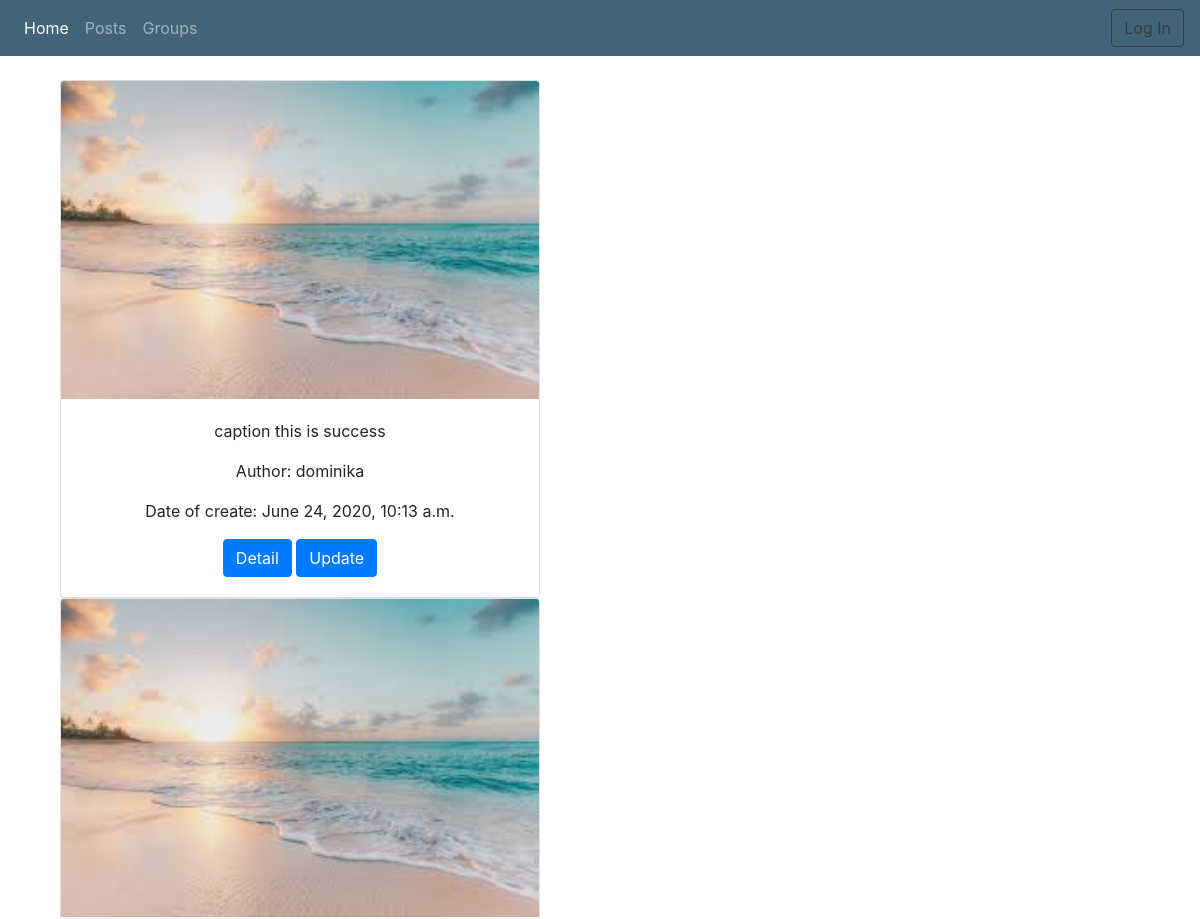
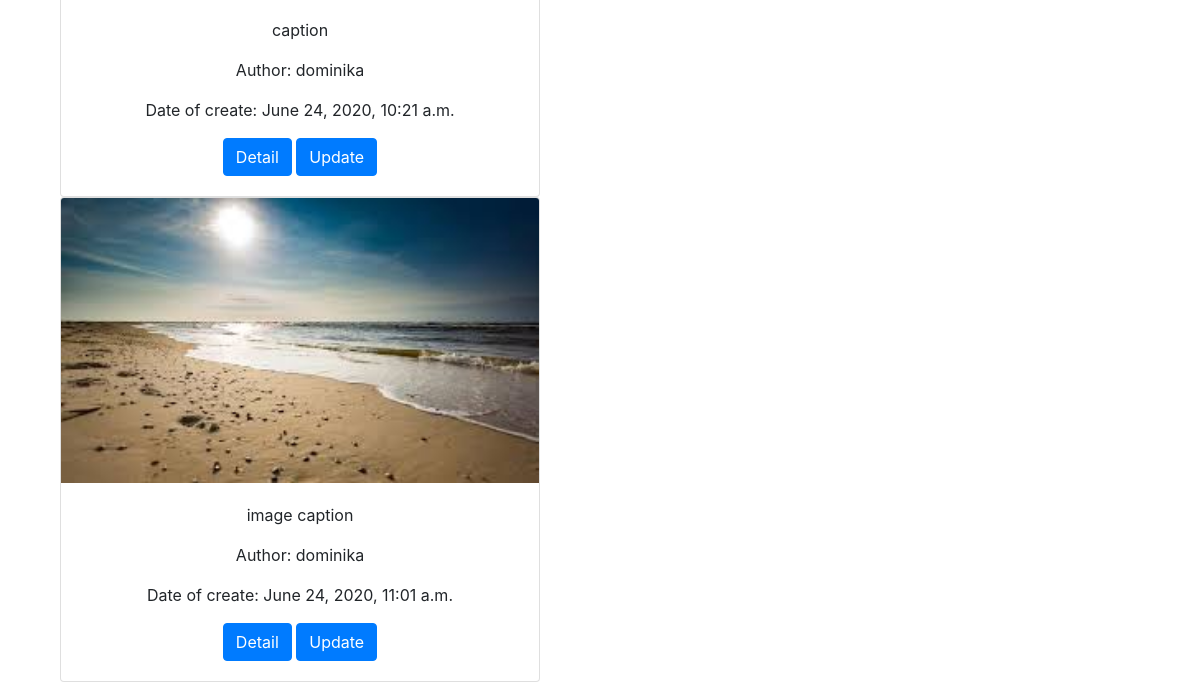
/posts/list/, run on an earlier commit of the app's database (2 pictures, top to bottom).
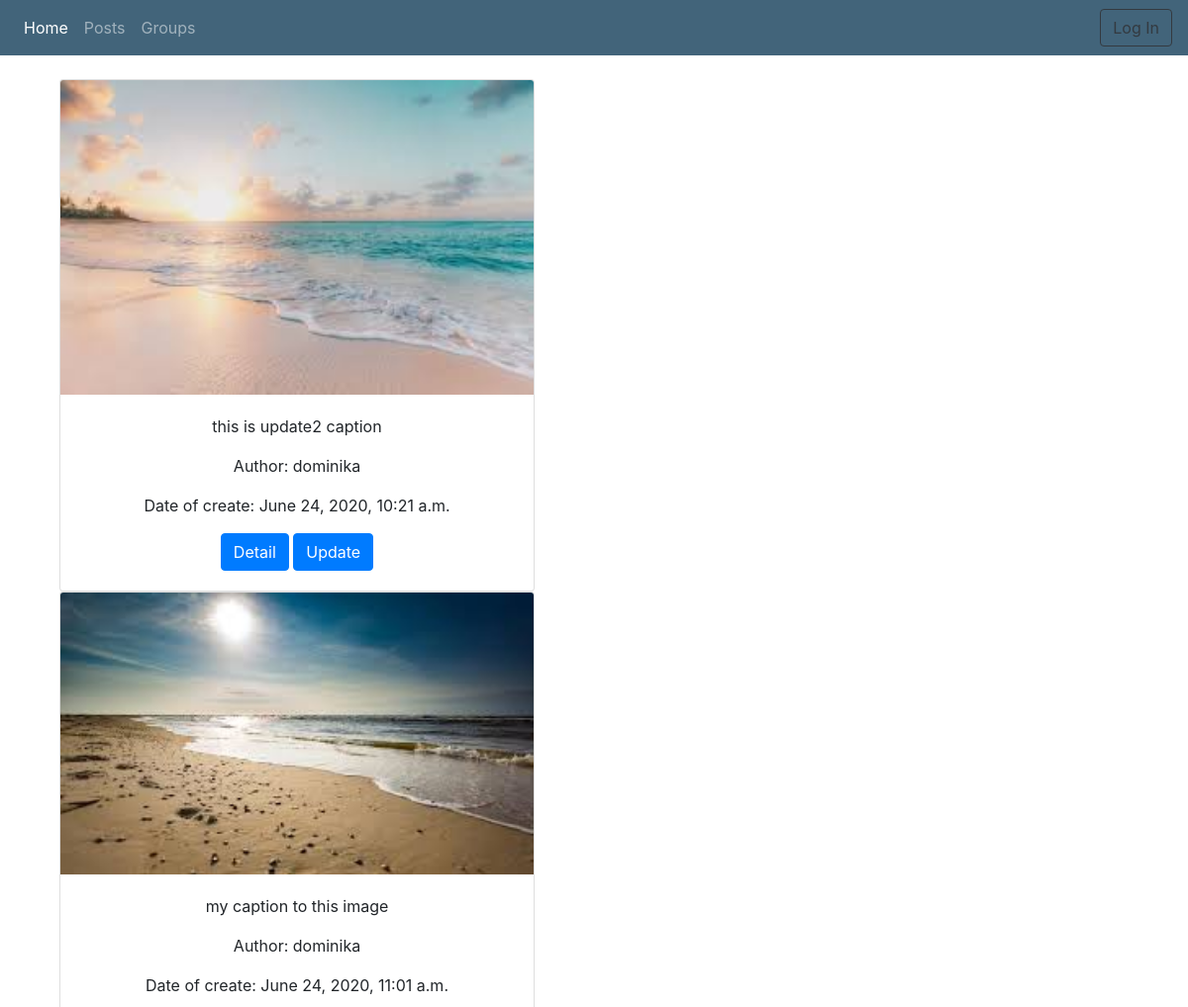
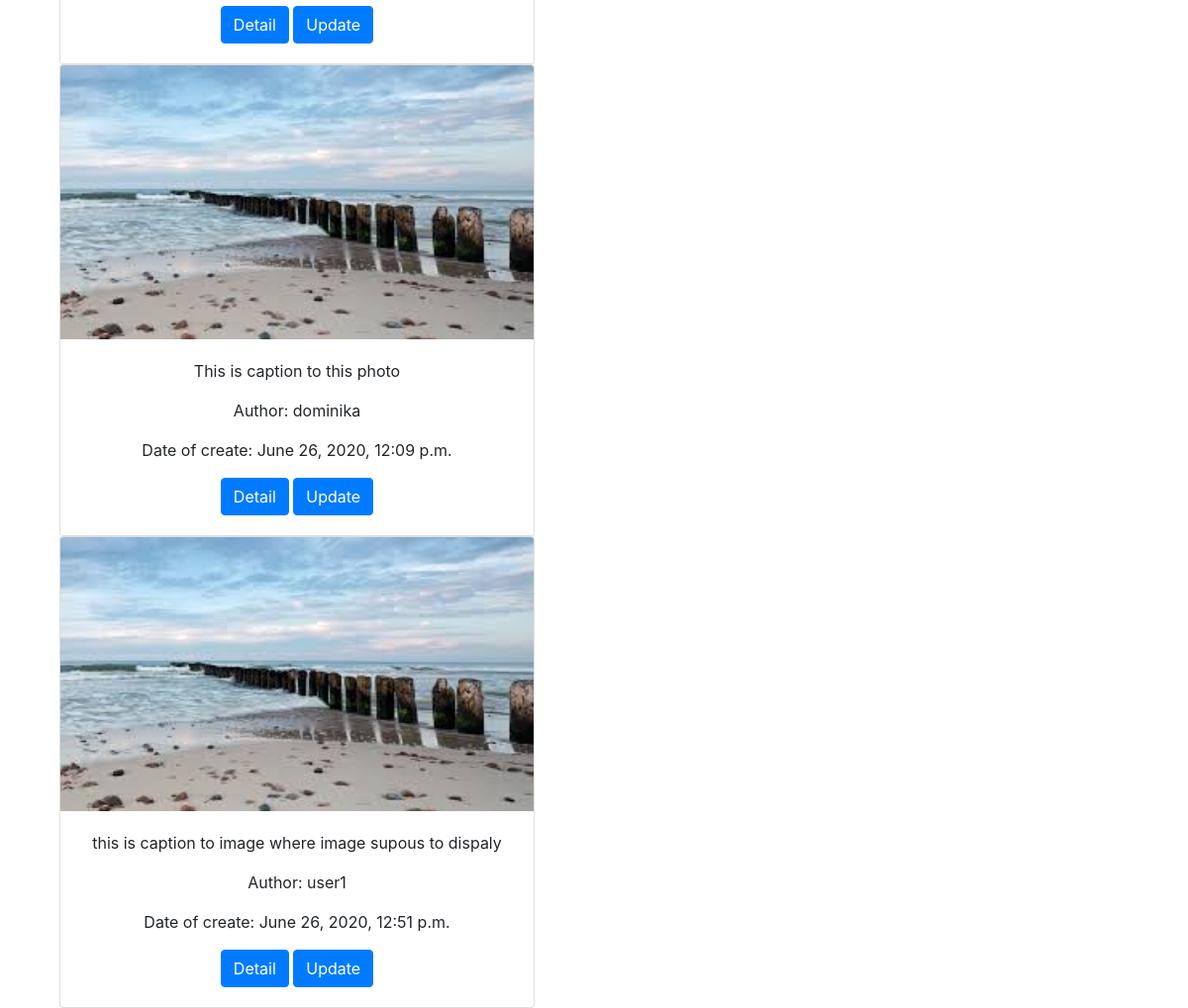
And on a later commit of the database (2 pictures, top to bottom).
### posts/models.py (models this page shows, shortened)
class Post(models.Model):
    author = models.ForeignKey(User, related_name='author', on_delete=models.CASCADE)
    image = models.ImageField(upload_to='posts_image')
    caption = models.TextField(blank=True, null=True)
    date_of_publication = models.DateTimeField(auto_now_add=True)
    class Meta:
        ordering = ['date_of_publication']
    def get_absolute_url(self):
        return reverse('posts:detail', kwargs={'pk': self.pk})

### posts/views.py (the view)
# urls.py: path('list/', views.PostListView.as_view(), name='list'),
class PostListView(ListView):
    model = Post
    reverse_lazy('about')

### posts/templates/posts/post_list.html
{% extends 'base.html' %}
{% block conntent %}
    {% for post in object_list %}
        <div class="container">
            <div class="card text-center" style="width: 30rem;">
                <img src="{{post.image.url}}" class="card-img-top" alt="Card image cap">
                <div class="card-body">
                    <p class="card-text">{{ post.caption }}</p>
                    <p>Author: {{ post.author }}</p>
                    <p>Date of create: {{ post.date_of_publication }}</p>
                    <a href="{% url 'posts:detail' post.pk %}" class="btn btn-primary">Detail</a>
                    <a href="{% url 'posts:update' post.pk %}" class="btn btn-primary">Update</a>
                </div>
            </div>
        </div>
    {% endfor %}
{% endblock %}

### templates/base.html (shortened to what this page needs)
{% load static %}
<!DOCTYPE html>
<html lang="en">
<head>
    <link href="https://stackpath.bootstrapcdn.com/bootstrap/4.5.0/css/bootstrap.min.css" rel="stylesheet">
</head>
<body>
    <nav class="navbar navbar-expand-lg navbar-dark" style="background-color: #42647a;">
        <div class="collapse navbar-collapse" id="navbarSupportedContent">
          <ul class="navbar-nav mr-auto">
            <li class="nav-item active">
              <a class="nav-link" href="#">Home<span class="sr-only">(current)</span></a>
            </li>
            <li class="nav-item">
              <a class="nav-link" href="{% url 'posts:list' %}">Posts</a>
            </li>
            <li class="nav-item">
                <a class="nav-link" href="{% url 'groups:list' %}">Groups</a>
              </li>
          </ul>
          <form class="form-inline my-2 my-lg-0">
            {% if user.is_authenticated %}
              <a href="{% url 'accounts:logout' %}" class="btn btn-outline-dark">Log Out</a>
            {% else %}
              <a href="{% url 'accounts:login' %}" class="btn btn-outline-dark">Log In</a>
            {% endif %}
            </form>
        </div>
      </nav>
    <div class="container">
    {% block conntent %}
    {% endblock %}
    </div>
</body>
</html>

What changed in the data, as far as the page shows it:
removed Post: image (picture), caption "caption this is success", author "dominika", date_of_publication "June 24, 2020, 10:13 a.m."
changed Post: caption "caption" → "this is update2 caption"
changed Post: caption "image caption" → "my caption to this image"
added Post: image (picture), caption "This is caption to this photo", author "dominika", date_of_publication "June 26, 2020, 12:09 p.m."
added Post: image (picture), caption "this is caption to image where image supous to dispaly", author "user1", date_of_publication "June 26, 2020, 12:51 p.m."
